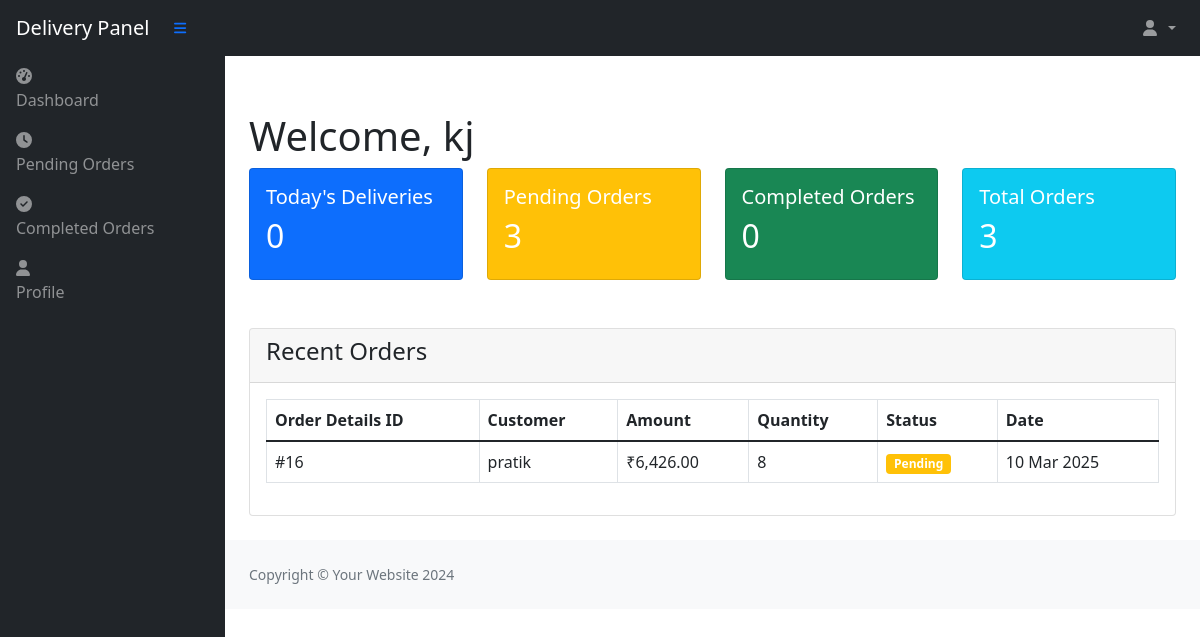
The app's page /index.php (signed in) with its own data.
### tables this page shows
CREATE TABLE `delivery_person` (
  `delivery_person_id` int(11) NOT NULL,
  `Name` varchar(20) NOT NULL,
  `Contact_no` bigint(20) NOT NULL,
  `Email` varchar(40) NOT NULL,
  `Photo` varchar(30) NOT NULL,
  `Id-proof` varchar(30) NOT NULL,
  `password` varchar(20) NOT NULL
);

CREATE TABLE `order_details` (
  `order_details_id` int(11) NOT NULL,
  `p_price` float NOT NULL,
  `quantity` int(11) NOT NULL,
  `order_date` date NOT NULL DEFAULT current_timestamp(),
  `delivery_person_id` int(11) DEFAULT NULL
);

### index.php (the view, shortened to what this page needs)
<?php
include('../config/dbcon.php');
include('includes/header.php');
$delivery_id = $_SESSION['delivery_id'];
$delivery_query = "SELECT * FROM delivery_person WHERE delivery_person_id = '$delivery_id'";
$delivery_result = mysqli_query($con, $delivery_query);
$delivery_data = mysqli_fetch_assoc($delivery_result);
?>
<div class="container-fluid px-4">
    <h1 class="mt-4">Welcome, <?= $delivery_data['Name'] ?></h1>
    <div class="row">
        <div class="col-xl-3 col-md-6">
            <div class="card bg-primary text-white mb-4">
                <div class="card-body">
                    <h5>Today's Deliveries</h5>
                    <?php
                    $today = date('Y-m-d');
                    $sql = "SELECT COUNT(*) as count FROM `order` o
                           JOIN order_details od ON o.order_details_id = od.order_details_id
                           WHERE od.delivery_person_id = '$delivery_id'
                           AND DATE(o.order_date) = '$today'";
                    $result = mysqli_query($con, $sql);
                    $count = mysqli_fetch_assoc($result)['count'];
                    ?>
                    <h2><?= $count ?></h2>
                </div>
            </div>
        </div>
        <div class="col-xl-3 col-md-6">
            <div class="card bg-warning text-white mb-4">
                <div class="card-body">
                    <h5>Pending Orders</h5>
                    <?php
                    $sql = "SELECT COUNT(*) as count FROM `order` o
                           JOIN order_details od ON o.order_details_id = od.order_details_id
                           WHERE od.delivery_person_id = '$delivery_id'
                           AND o.order_status='Pending'";
                    $result = mysqli_query($con, $sql);
                    $count = mysqli_fetch_assoc($result)['count'];
                    ?>
                    <h2><?= $count ?></h2>
                </div>
            </div>
        </div>
        <div class="col-xl-3 col-md-6">
            <div class="card bg-success text-white mb-4">
                <div class="card-body">
                    <h5>Completed Orders</h5>
                    <?php
                    $sql = "SELECT COUNT(*) as count FROM `order` o
                           JOIN order_details od ON o.order_details_id = od.order_details_id
                           WHERE od.delivery_person_id = '$delivery_id'
                           AND o.order_status='Completed'";
                    $result = mysqli_query($con, $sql);
                    $count = mysqli_fetch_assoc($result)['count'];
                    ?>
                    <h2><?= $count ?></h2>
                </div>
            </div>
        </div>
        <div class="col-xl-3 col-md-6">
            <div class="card bg-info text-white mb-4">
                <div class="card-body">
                    <h5>Total Orders</h5>
                    <?php
                    $sql = "SELECT COUNT(*) as count FROM `order` o
                           JOIN order_details od ON o.order_details_id = od.order_details_id
                           WHERE od.delivery_person_id = '$delivery_id'";
                    $result = mysqli_query($con, $sql);
                    $count = mysqli_fetch_assoc($result)['count'];
                    ?>
                    <h2><?= $count ?></h2>
                </div>
            </div>
        </div>
    </div>
    <div class="row mt-4">
        <div class="col-12">
            <div class="card mb-4">
                <div class="card-header">
                    <h4>Recent Orders</h4>
                </div>
                <div class="card-body">
                    <table class="table table-bordered">
                        <thead>
                            <tr>
                                <th>Order Details ID</th>
                                <th>Customer</th>
                                <th>Amount</th>
                                <th>Quantity</th>
                                <th>Status</th>
                                <th>Date</th>
                            </tr>
                        </thead>
                        <tbody>
                            <?php
                            $sql = "SELECT DISTINCT od.order_details_id, o.order_date, c.C_name,
                                   od.quantity, od.p_price as order_amount, o.order_status
                                   FROM order_details od
                                   JOIN `order` o ON o.order_details_id = od.order_details_id
                                   JOIN customer c ON o.cid = c.Cid
                                   WHERE od.delivery_person_id = '$delivery_id'
                                   GROUP BY od.order_details_id
                                   ORDER BY o.order_date DESC LIMIT 5";
                            $result = mysqli_query($con, $sql);
                            while($row = mysqli_fetch_assoc($result)) {
                            ?>
                            <tr>
                                <td>#<?= $row['order_details_id'] ?></td>
                                <td><?= $row['C_name'] ?></td>
                                <td>₹<?= number_format($row['order_amount'], 2) ?></td>
                                <td><?= $row['quantity'] ?></td>
                                <td>
                                    <span class="badge <?= ($row['order_status'] == 'Completed') ? 'bg-success' : 'bg-warning' ?>">
                                        <?= htmlspecialchars($row['order_status']) ?>
                                    </span>
                                </td>
                                <td><?= date('d M Y', strtotime($row['order_date'])) ?></td>
                            </tr>
                            <?php } ?>
                        </tbody>
                    </table>
                </div>
            </div>
        </div>
    </div>
</div>
<?php include('includes/footer.php'); ?>

### includes/header.php (shortened to what this page needs)
<!DOCTYPE html>
<html lang="en">
    <head>
        <link href="https://cdn.jsdelivr.net/npm/simple-datatables@latest/dist/style.css" rel="stylesheet" />
        <link href="css/styles.css" rel="stylesheet" />
        <link href="https://cdn.jsdelivr.net/npm/bootstrap@5.1.3/dist/css/bootstrap.min.css" rel="stylesheet">
    </head>
    <body class="sb-nav-fixed">
        <?php include('navbar.php'); ?>
        <div id="layoutSidenav">
            <div id="layoutSidenav_nav">
                <nav class="sb-sidenav accordion sb-sidenav-dark" id="sidenavAccordion">
                    <div class="sb-sidenav-menu">
                        <div class="nav">
                            <?php include('sidebar.php'); ?>
                        </div>
                    </div>
                </nav>
            </div>
            <div id="layoutSidenav_content">
                <main>

### includes/navbar.php (shortened to what this page needs)
<nav class="sb-topnav navbar navbar-expand navbar-dark bg-dark">
    <a class="navbar-brand ps-3" href="index.php">Delivery Panel</a>
    <button class="btn btn-link btn-sm order-1 order-lg-0 me-4 me-lg-0" id="sidebarToggle" href="#!">
        <i class="fas fa-bars"></i>
    </button>
    <ul class="navbar-nav ms-auto me-0 me-md-3 my-2 my-md-0">
        <li class="nav-item dropdown">
            <a class="nav-link dropdown-toggle" id="navbarDropdown" href="#" role="button" data-bs-toggle="dropdown" aria-expanded="false">
                <i class="fas fa-user fa-fw"></i>
            </a>
        </li>
    </ul>
</nav>

### includes/sidebar.php (shortened to what this page needs)
<div id="layoutSidenav_nav">
    <nav class="sb-sidenav accordion sb-sidenav-dark" id="sidenavAccordion">
        <div class="sb-sidenav-menu">
            <div class="nav">
                <a class="nav-link" href="index.php">
                    <div class="sb-nav-link-icon"><i class="fas fa-tachometer-alt"></i></div>
                    Dashboard
                </a>
                <a class="nav-link" href="pending-orders.php">
                    <div class="sb-nav-link-icon"><i class="fas fa-clock"></i></div>
                    Pending Orders
                </a>
                <a class="nav-link" href="completed-orders.php">
                    <div class="sb-nav-link-icon"><i class="fas fa-check-circle"></i></div>
                    Completed Orders
                </a>
                <a class="nav-link" href="profile.php">
                    <div class="sb-nav-link-icon"><i class="fas fa-user"></i></div>
                    Profile
                </a>
            </div>
        </div>
    </nav>
</div>

### includes/footer.php (shortened to what this page needs)
</main>
                <footer class="py-4 bg-light mt-auto">
                    <div class="container-fluid px-4">
                        <div class="d-flex align-items-center justify-content-between small">
                            <div class="text-muted">Copyright &copy; Your Website 2024</div>
                        </div>
                    </div>
                </footer>
            </div>
        </div>
    </body>
</html>

### assets/css/styles.css (style rules this page uses)
.sb-nav-fixed { padding-top: 0; }
.sb-nav-fixed #layoutSidenav #layoutSidenav_nav { width: 225px; height: calc(100vh - 56px); position: fixed; left: 0; top: 56px; }
.sb-nav-fixed #layoutSidenav #layoutSidenav_content { padding-left: 225px; padding-top: 0; margin-top: 56px; }
.sb-sidenav { display: flex; flex-direction: column; height: 100%; flex-wrap: nowrap; }
.sb-sidenav-dark { background-color: #212529; color: rgba(255, 255, 255, 0.5); }
.sb-sidenav-dark .sb-sidenav-menu .nav-link { color: rgba(255, 255, 255, 0.5); }

### records on screen
delivery_person: Name "kj"
order_details: order_details_id "16", C_name "pratik", p_price "6,426.00", quantity "8", order_status "Pending", order_date "10 Mar 2025"

### other values on screen
$count "0"
$count "3"
